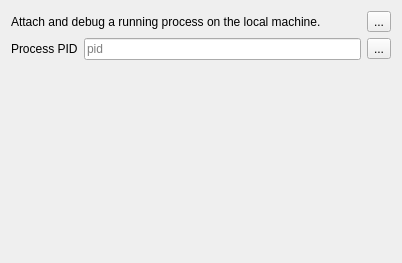
        <widget class="QWidget" name="attachTab">
         <attribute name="title">
          <string>Attach</string>
         </attribute>
         <layout class="QGridLayout" name="gridLayout_2">
          <item row="0" column="0">
           <layout class="QHBoxLayout" name="horizontalLayout_9">
            <item>
             <widget class="QLabel" name="label_4">
              <property name="text">
               <string>Attach and debug a running process on the local machine.</string>
              </property>
             </widget>
            </item>
            <item>
             <spacer name="horizontalSpacer_4">
              <property name="orientation">
               <enum>Qt::Horizontal</enum>
              </property>
              <property name="sizeHint" stdset="0">
               <size>
                <width>40</width>
                <height>20</height>
               </size>
              </property>
             </spacer>
            </item>
            <item>
             <widget class="QToolButton" name="helpAttachToolButton">
              <property name="toolTip">
               <string>Help for Attach launch method.</string>
              </property>
              <property name="text">
               <string>...</string>
              </property>
              <property name="icon">
               <iconset resource="resource.qrc">
                <normaloff>:/seer/resources/RelaxLightIcons/help-about.svg</normaloff>:/seer/resources/RelaxLightIcons/help-about.svg</iconset>
              </property>
             </widget>
            </item>
           </layout>
          </item>
          <item row="1" column="0">
           <layout class="QHBoxLayout" name="horizontalLayout_12">
            <item>
             <widget class="QLabel" name="attachProgramPidLabel">
              <property name="text">
               <string>Process PID</string>
              </property>
             </widget>
            </item>
            <item>
             <widget class="QLineEdit" name="attachProgramPidLineEdit">
              <property name="sizePolicy">
               <sizepolicy hsizetype="Expanding" vsizetype="Fixed">
                <horstretch>100</horstretch>
                <verstretch>0</verstretch>
               </sizepolicy>
              </property>
              <property name="toolTip">
               <string>The process pid.</string>
              </property>
              <property name="inputMask">
               <string>9999999</string>
              </property>
              <property name="placeholderText">
               <string>pid</string>
              </property>
              <property name="clearButtonEnabled">
               <bool>true</bool>
              </property>
             </widget>
            </item>
            <item>
             <widget class="QToolButton" name="attachProgramPidToolButton">
              <property name="toolTip">
               <string>Open a dialog to select a pid on the local system.</string>
              </property>
              <property name="text">
               <string>...</string>
              </property>
             </widget>
            </item>
           </layout>
          </item>
          <item row="2" column="0">
           <spacer name="verticalSpacer_3">
            <property name="orientation">
             <enum>Qt::Vertical</enum>
            </property>
            <property name="sizeHint" stdset="0">
             <size>
              <width>20</width>
              <height>192</height>
             </size>
            </property>
           </spacer>
          </item>
         </layout>
        </widget>
